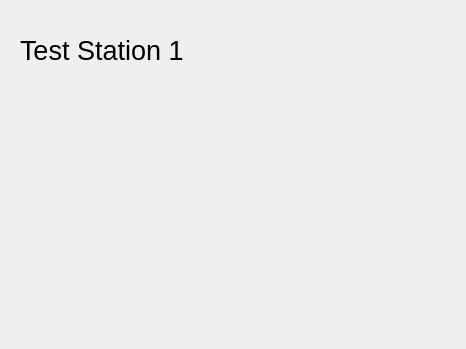
<?xml version="1.0" encoding="UTF-8"?>
<ui version="4.0">
 <class>Form</class>
 <widget class="QWidget" name="Form">
  <property name="geometry">
   <rect>
    <x>0</x>
    <y>0</y>
    <width>466</width>
    <height>349</height>
   </rect>
  </property>
  <property name="windowTitle">
   <string>Form</string>
  </property>
  <widget class="QLabel" name="label">
   <property name="geometry">
    <rect>
     <x>20</x>
     <y>30</y>
     <width>201</width>
     <height>41</height>
    </rect>
   </property>
   <property name="font">
    <font>
     <pointsize>20</pointsize>
    </font>
   </property>
   <property name="text">
    <string>Test Station 1</string>
   </property>
  </widget>
 </widget>
 <resources/>
 <connections/>
</ui>
